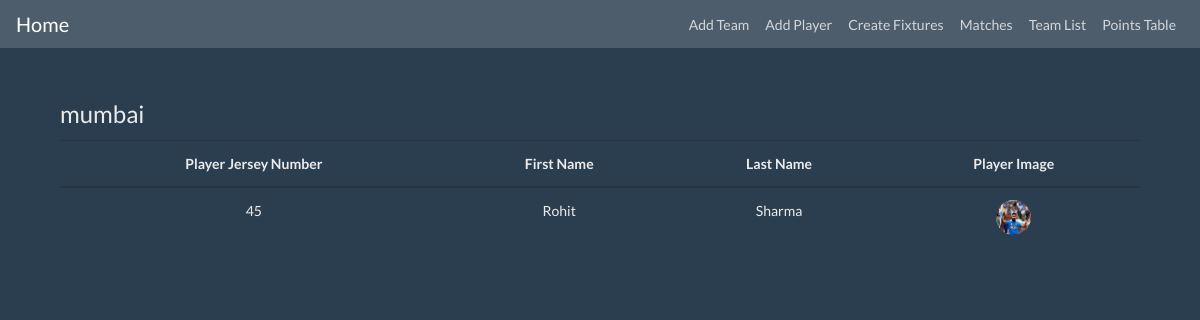
Page /single_players/1/ on the committed database.
### cricapp/models.py (models this page shows, shortened)
class Team(models.Model):
    team_id = models.CharField(max_length=10,primary_key=True)
    team_name = models.CharField(max_length=30)
    team_logo = models.FileField()
    club_state = models.CharField(max_length=25)

class Player(models.Model):
    player_id = models.CharField(max_length=10,primary_key=True)
    first_name = models.CharField(max_length=30)
    last_name = models.CharField(max_length=30)
    player_image = models.FileField()
    player_jersey_number = models.IntegerField()
    player_country = models.CharField(max_length=25)
    player_team = models.ForeignKey(Team,on_delete=models.CASCADE)

### cricapp/views.py (the view)
# urls.py: path('single_players/<team_id>/',views.single_players,name="single_players"),
def single_players(request,team_id):
    team_players = Player.objects.filter(player_team__team_id=team_id)
    team_name = Team.objects.get(team_id=team_id)
    return render(request,'players_list.html',{'objects_list':team_players,'team_name':team_name})

### cricapp/templates/players_list.html
{% extends 'base.html' %}
{% block content %}
	<div class="container">
		<div class="mt-5 mb-5">
			<legend>{{team_name.team_name}}</legend>
			<table class="table table-hover text-center">
				<thead>
				<tr>
                    <th scope="col">Player Jersey Number</th>
					<th scope="col">First Name</th>
					<th scope="col">Last Name</th>
					<th scope="col">Player Image</th>
				</tr>
				</thead>
				{% for data in objects_list %}
				<tbody>
				<tr>
                    <td>{{data.player_jersey_number}}</td>
                    <td>{{data.first_name}}</td>
                    <td>{{data.last_name}}</td>
					<td><img style="border-radius: 50%;" height="35" width="35" src="{{data.player_image.url}}"/></td>
				</tr>
				</tbody>
				{% endfor %}
			</table>
		</div>
	</div>
{% endblock %}

### rows in the picture
Team: team_name "mumbai"
Player: player_jersey_number "45", first_name "Rohit", last_name "Sharma", player_image (picture)
